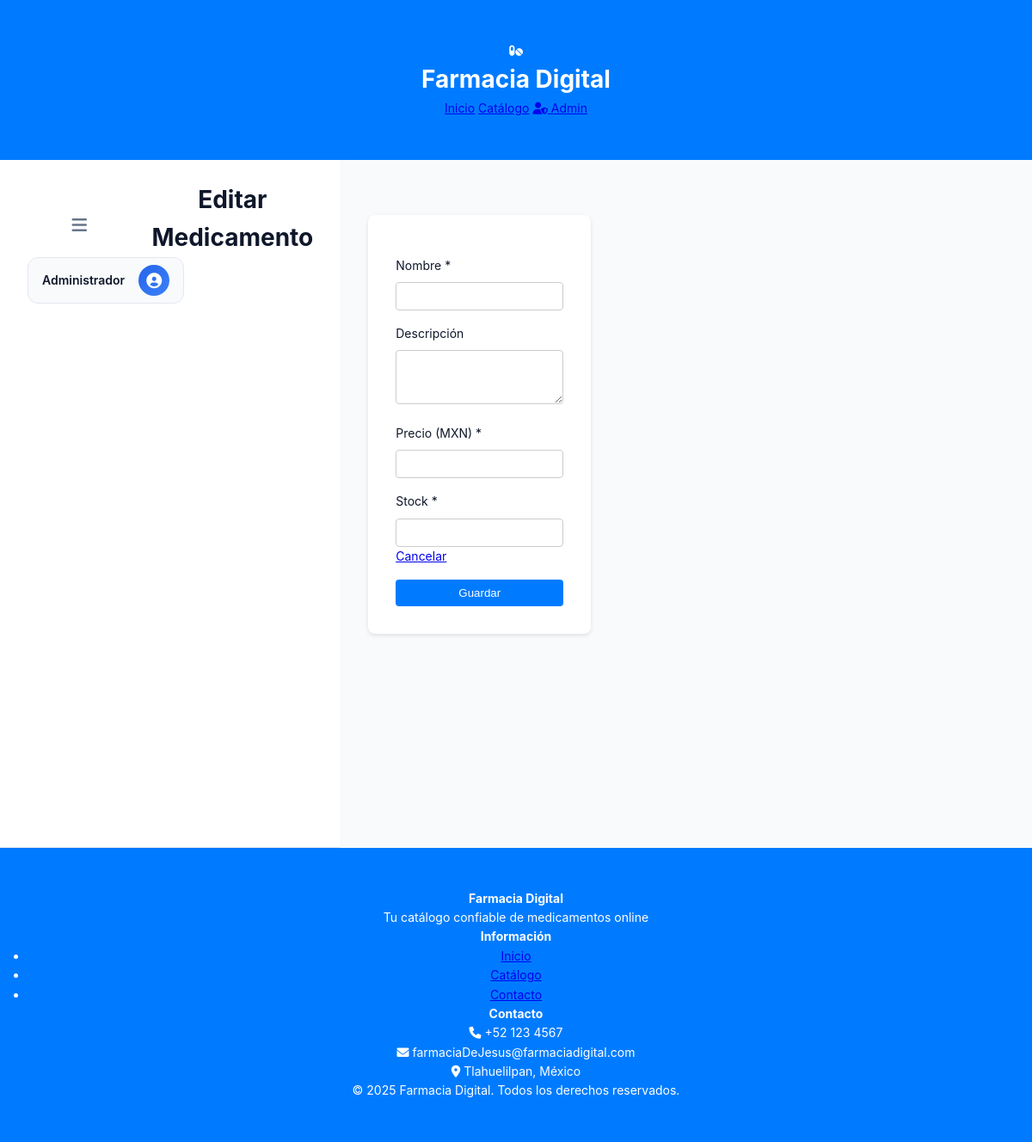
The app's page /medication/edit/3 (signed in), older data.
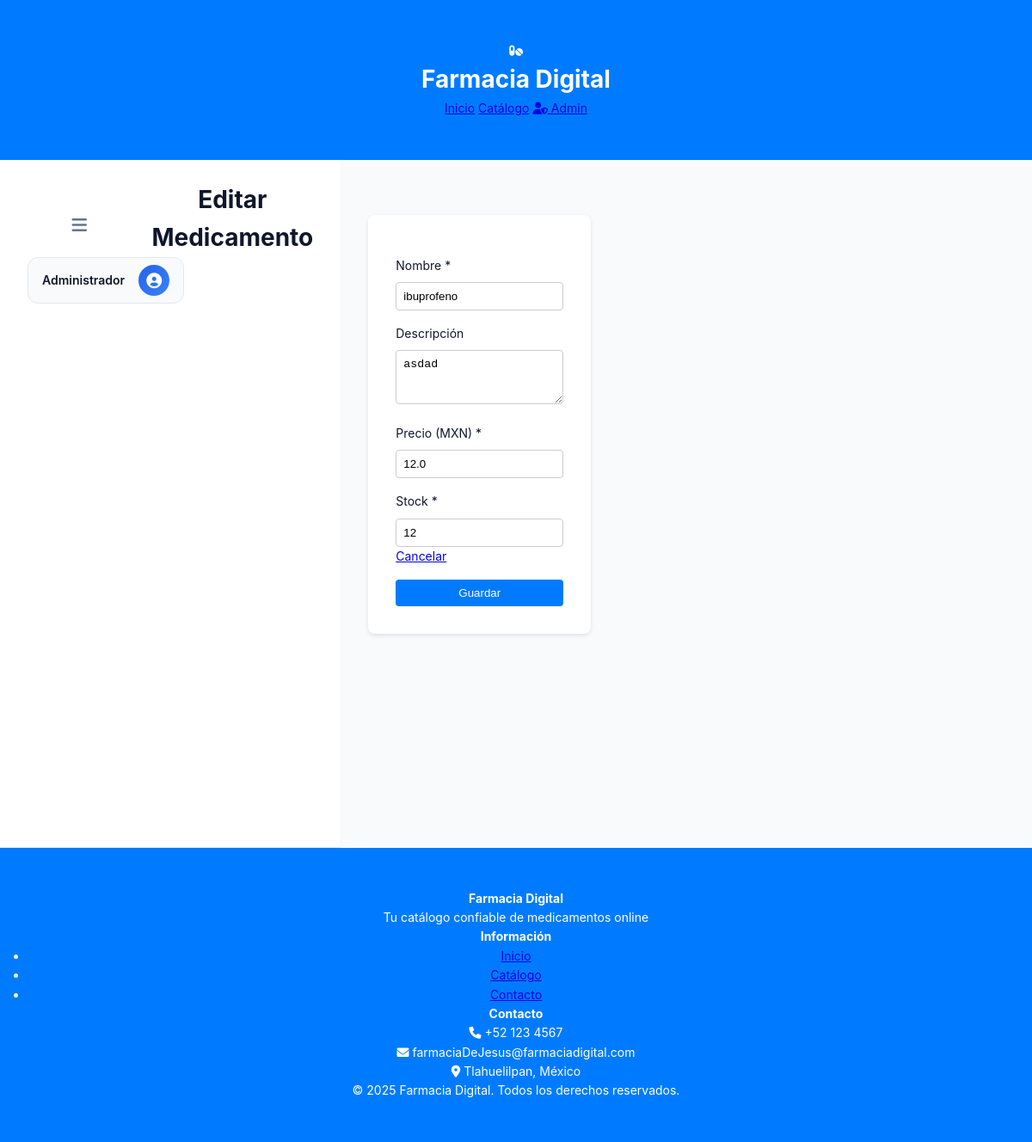
The same page, newer data.
### tables this page shows
CREATE TABLE medication (
    id INTEGER PRIMARY KEY AUTOINCREMENT,
    name TEXT NOT NULL,
    description TEXT,
    price REAL NOT NULL,
    stock INTEGER NOT NULL
);

### app.py (the view, shortened to what this page needs)
@app.route('/medication/edit/<int:id>', methods=['GET', 'POST'])
def edit_med(id):
    if not session.get('admin'):
        return redirect(url_for('login'))
    conn = get_db_connection()
    med = conn.execute('SELECT * FROM medication WHERE id = ?', (id,)).fetchone()
    conn.close()
    return render_template('medication_form.html', action='edit', med=med)

### app.py (called while the page is built)
@app.context_processor
def inject_current_year():
    return {'current_year': datetime.datetime.now().year}

def get_db_connection():
    conn = sqlite3.connect('pharmacy.db')
    conn.row_factory = sqlite3.Row
    return conn

### templates/medication_form.html
{% extends 'base.html' %}
{% block extra_css %}
    <link rel="stylesheet" href="{{ url_for('static', filename='css/admin.css') }}">
{% endblock %}
{% block content %}
<main class="admin-main">
    <header class="admin-header">
        <div class="header-left">
            <button id="sidebarToggle" class="menu-toggle">
                <i class="fas fa-bars"></i>
            </button>
            <h2 id="pageTitle">{{ 'Editar' if action=='edit' else 'Crear' }} Medicamento</h2>
        </div>
        <div class="header-right">
            <div class="user-info">
                <span id="adminUsername">Administrador</span>
                <div class="user-avatar">
                    <i class="fas fa-user-circle"></i>
                </div>
            </div>
        </div>
    </header>
    <div class="admin-content">
        <div class="form-container">
            <form method="post">
                <div class="form-group">
                    <label for="name">Nombre *</label>
                    <input type="text" id="name" name="name" value="{{ med.name if med else '' }}" required>
                </div>
                <div class="form-group">
                    <label for="description">Descripción</label>
                    <textarea id="description" name="description" rows="3">{{ med.description if med else '' }}</textarea>
                </div>
                <div class="form-group">
                    <label for="price">Precio (MXN) *</label>
                    <input type="number" id="price" name="price" step="0.01" min="0" value="{{ med.price if med else '' }}" required>
                </div>
                <div class="form-group">
                    <label for="stock">Stock *</label>
                    <input type="number" id="stock" name="stock" min="0" value="{{ med.stock if med else '' }}" required>
                </div>
                <div class="form-actions">
                    <a href="{{ url_for('admin_panel') }}" class="btn-cancel">Cancelar</a>
                    <button type="submit" class="btn-save">Guardar</button>
                </div>
            </form>
        </div>
    </div>
</main>
{% endblock %}

Row changes from the older to the newer data that the page shows:
added medication: name "ibuprofeno", description "asdad", price "12.0", stock "12"
